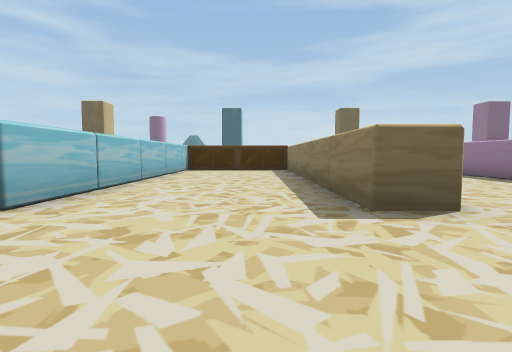
View 1 (above)

22 first-person views from a walk through a Unity game level. The camera is 0.62 m above the floor, tilts 4° down and sees 80° across. The floor is counted in squares, 1 m on a side. Each view is taken from the middle of a square. On the plan, view 1 faces up. The plan holds only what a view shows up to about 9 squares ahead; the rest is blank. The place goes on beyond the plan. The player character is not drawn.

View 2
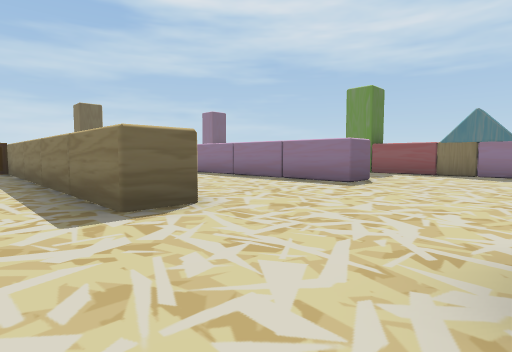

View 3
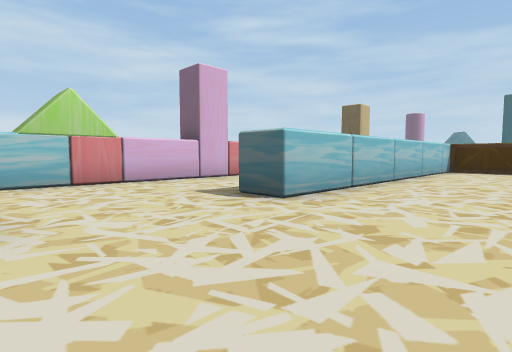

View 4
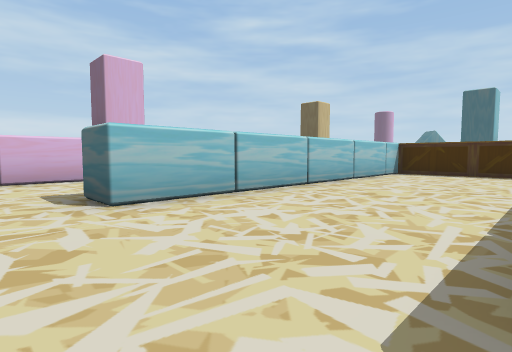

View 5
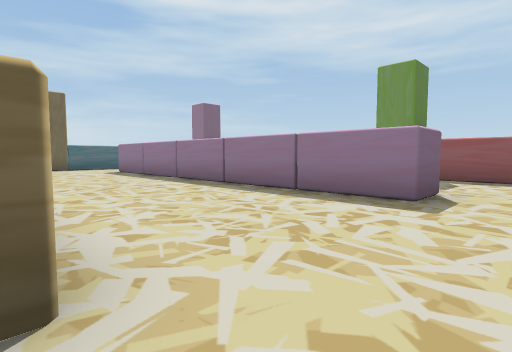

View 6
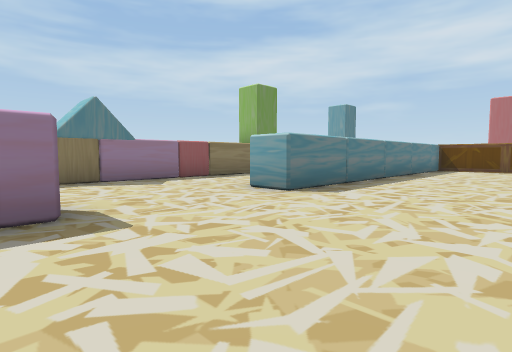

View 7
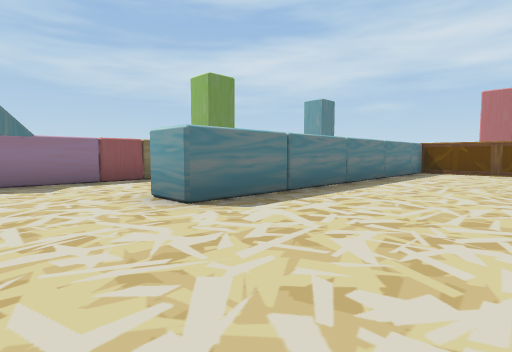

View 8
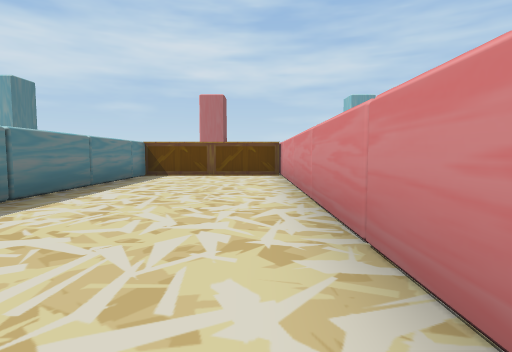

View 9
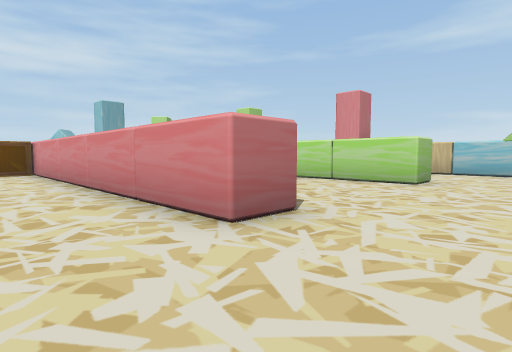

View 10
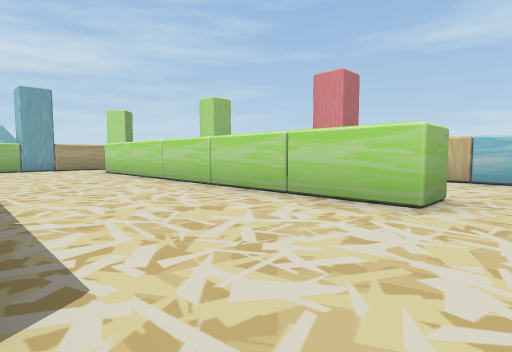

View 11
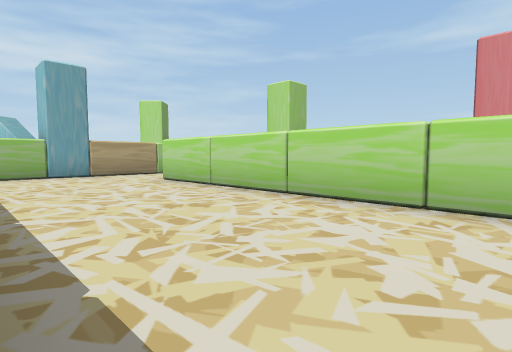

View 12
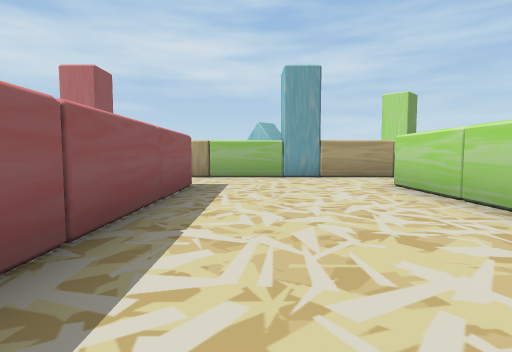

View 13
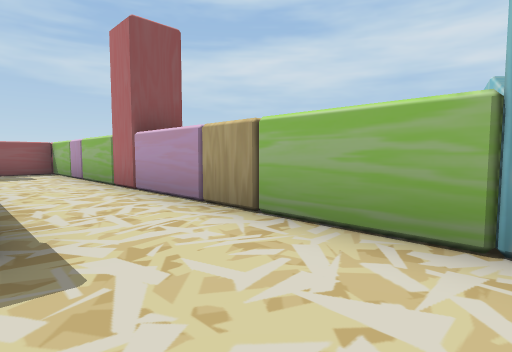

View 14
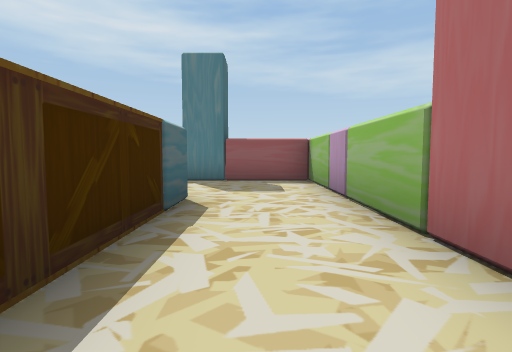

View 15
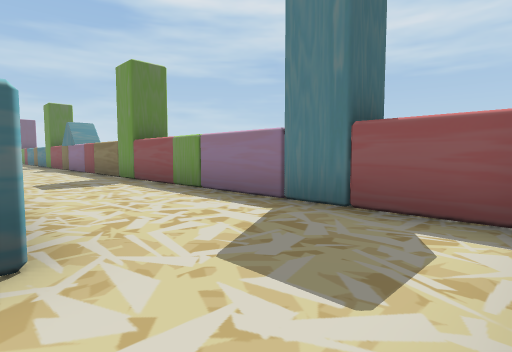

View 16
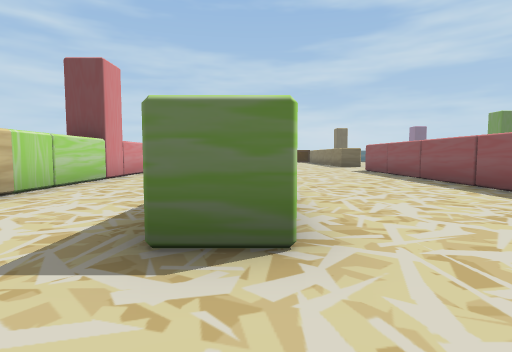

View 17
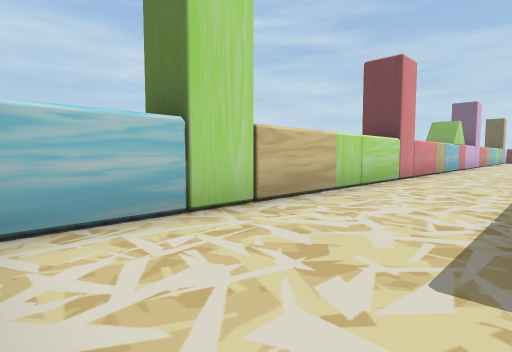

View 18
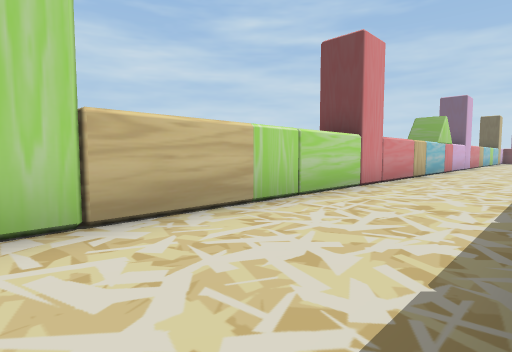

View 19
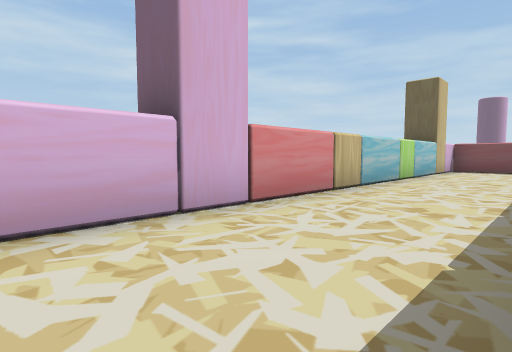

View 20
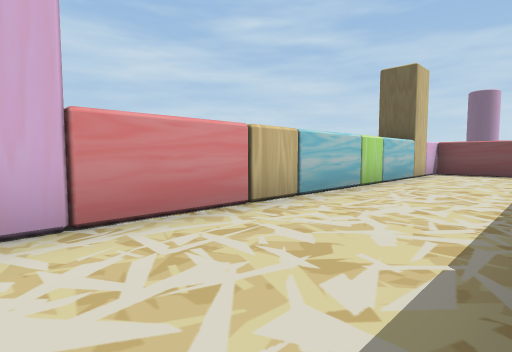

View 21
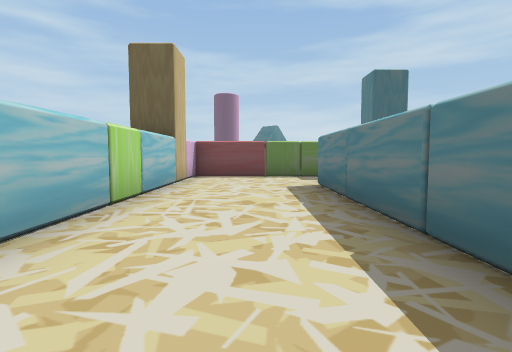

View 22
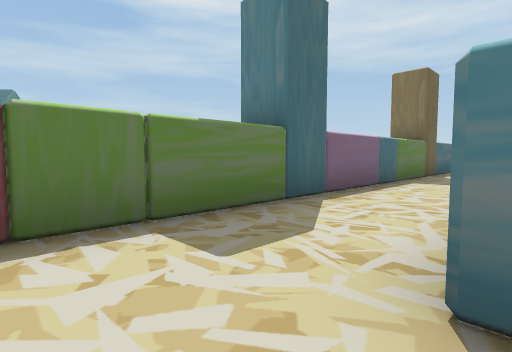

### Floor plan
Points are (right, up) in squares from view 1. A wall is a line through its corners. A room is listed if a view was taken in it or the views show most of it. See-through windows are left out.
Room 1 (views 1, 2, 3, 4, 5, 6, 7, 8, 9, 10, 11, 12, 13, 14, 15, 16, 17, 18, 19, 20, 21, 22)
walls: (2.2, 3.3) (1.3, 3.3) (1.3, 11.1); (1.2, -0.1) (2.3, -0.1) (2.3, -9.1); (7.2, 3.3) (6.3, 3.3) (6.3, 10.5); (-3.8, -0.1) (-2.7, -0.1) (-2.7, -10.1) (-3.8, -10.1); (-3.7, 8.4) (-3.7, 13.2); (-2.7, 11.1) (-2.7, 3.3) (-3.8, 3.3); (6.3, -8.2) (6.3, -0.1) (7.2, -0.1); (1.3, -10) (1.3, -3); (7.2, -10.1) (6.4, -10.1); (5.2, 15.6) (-6.7, 15.7) (-6.7, -11.9); (-3.7, -12.3) (10.3, -12.3) (10.3, 4.1)
objects: other object (-2, 12) to (-1, 13); other object (0, 12) to (1, 13); other object (3, -10) to (4, -9); other object (5, -10) to (6, -9)

Positions as (right, up) in squares from view 1, and headings:
1: (0, 0), facing up
2: (0, 0), facing up-right
3: (0, 0), facing up-left
4: (1, 2), facing up-left
5: (2, 2), facing up-right
6: (3, 4), facing down-right
7: (3, 2), facing down-right
8: (3, 0), facing down
9: (4, 2), facing down-left
10: (1, 1), facing down-left
11: (1, -3), facing down-left
12: (0, -4), facing down
13: (-1, -10), facing down-right
14: (3, -11), facing right
15: (7, -12), facing up-right
16: (-3, -12), facing up
17: (-4, -12), facing up-left
18: (-4, -10), facing up-left
19: (-4, 3), facing up-left
20: (-4, 5), facing up-left
21: (-5, 7), facing up
22: (-5, 13), facing up-right
